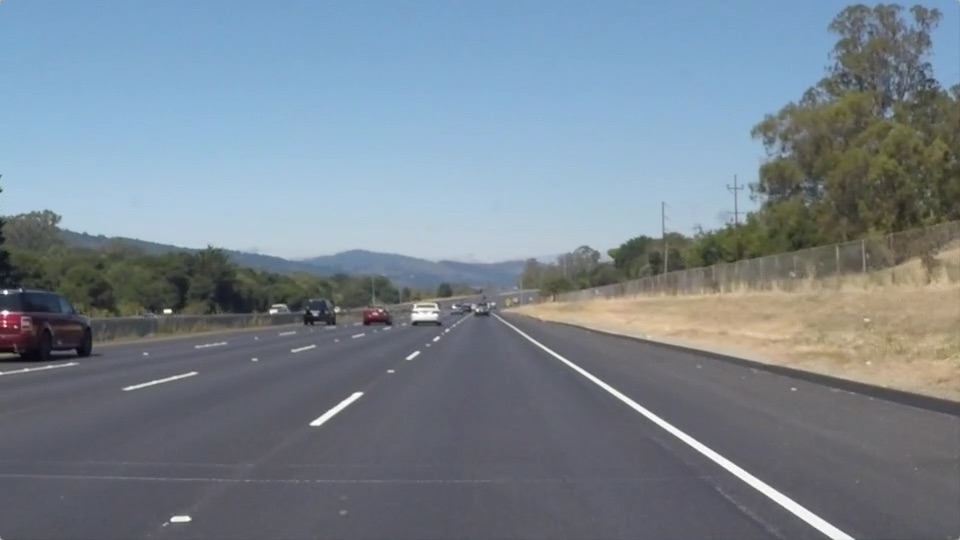
#> input picture test_images/solidWhiteRight.jpg, 960 x 540 px
$ jupyter execute --allow-errors MY-Finding-Lane-Lines-on-the-Road.ipynb   (shell and % lines are left out)
#> lines starting #> are read from the running program, lines starting #| are printed output that depends on the picture; after the words box and inside, x2 and y2 are one past the last pixel; in counts of white or black regions, pixels touching at a corner belong together
# Self-Driving Car Engineer Nanodegree

## Project: **Finding Lane Lines on the Road**
***
In this project, you will use the tools you learned about in the lesson to identify lane lines on the road.  You can develop your pipeline on a series of individual images, and later apply the result to a video stream (really just a series of images). Check out the video clip "raw-lines-example.mp4" (also contained in this repository) to see what the output should look like after using the helper functions below.

Once you have a result that looks roughly like "raw-lines-example.mp4", you'll need to get creative and try to average and/or extrapolate the line segments you've detected to map out the full extent of the lane lines.  You can see an example of the result you're going for in the video "P1_example.mp4".  Ultimately, you would like to draw just one line for the left side of the lane, and one for the right.

In addition to implementing code, there is a brief writeup to complete. The writeup should be completed in a separate file, which can be either a markdown file or a pdf document. There is a [write up template](https://github.com/udacity/CarND-LaneLines-P1/blob/master/writeup_template.md) that can be used to guide the writing process. Completing both the code in the Ipython notebook and the writeup template will cover all of the [rubric points](https://review.udacity.com/#!/rubrics/322/view) for this project.

---
Let's have a look at our first image called 'test_images/solidWhiteRight.jpg'.  Run the 2 cells below (hit Shift-Enter or the "play" button above) to display the image.

**Note: If, at any point, you encounter frozen display windows or other confounding issues, you can always start again with a clean slate by going to the "Kernel" menu above and selecting "Restart & Clear Output".**

---

**The tools you have are color selection, region of interest selection, grayscaling, Gaussian smoothing, Canny Edge Detection and Hough Tranform line detection.  You  are also free to explore and try other techniques that were not presented in the lesson.  Your goal is piece together a pipeline to detect the line segments in the image, then average/extrapolate them and draw them onto the image for display (as below).  Once you have a working pipeline, try it out on the video stream below.**

---

<figure>

 <figcaption>
 <p></p>
 <p style="text-align: center;"> Your output should look something like this (above) after detecting line segments using the helper functions below </p>
 </figcaption>
</figure>
 <p></p>
<figure>

 <figcaption>
 <p></p>
 <p style="text-align: center;"> Your goal is to connect/average/extrapolate line segments to get output like this</p>
 </figcaption>
</figure>

**Run the cell below to import some packages.  If you get an `import error` for a package you've already installed, try changing your kernel (select the Kernel menu above --> Change Kernel).  Still have problems?  Try relaunching Jupyter Notebook from the terminal prompt.  Also, consult the forums for more troubleshooting tips.**

## Import Packages

[cell 1]
#importing some useful packages
import matplotlib.pyplot as plt
import matplotlib.image as mpimg
import numpy as np
import cv2

## Read in an Image

[cell 2]
#reading in an image
image = mpimg.imread('test_images/solidWhiteRight.jpg')
#> image is the input picture: shape (540, 960, 3); mean R, G, B 120.3, 132.6, 143.7

#printing out some stats and plotting
print('This image is:', type(image), 'with dimensions:', image.shape)
#| This image is: <class 'numpy.ndarray'> with dimensions: (540, 960, 3)
plt.imshow(image)  # if you wanted to show a single color channel image called 'gray', for example, call as plt.imshow(gray, cmap='gray')

## Ideas for Lane Detection Pipeline

**Some OpenCV functions (beyond those introduced in the lesson) that might be useful for this project are:**

`cv2.inRange()` for color selection
`cv2.fillPoly()` for regions selection
`cv2.line()` to draw lines on an image given endpoints
`cv2.addWeighted()` to coadd / overlay two images
`cv2.cvtColor()` to grayscale or change color
`cv2.imwrite()` to output images to file
`cv2.bitwise_and()` to apply a mask to an image

**Check out the OpenCV documentation to learn about these and discover even more awesome functionality!**

## Helper Functions

Below are some helper functions to help get you started. They should look familiar from the lesson!

[cell 3]
import math

[cell 4]
def grayscale(img):
    """Applies the Grayscale transform
    This will return an image with only one color channel
    but NOTE: to see the returned image as grayscale
    (assuming your grayscaled image is called 'gray')
    you should call plt.imshow(gray, cmap='gray')"""
    return cv2.cvtColor(img, cv2.COLOR_RGB2GRAY)
    # Or use BGR2GRAY if you read an image with cv2.imread()
    # return cv2.cvtColor(img, cv2.COLOR_BGR2GRAY)

def canny(img, low_threshold, high_threshold):
    """Applies the Canny transform"""
    return cv2.Canny(img, low_threshold, high_threshold)

def gaussian_blur(img, kernel_size):
    """Applies a Gaussian Noise kernel"""
    return cv2.GaussianBlur(img, (kernel_size, kernel_size), 0)

def region_of_interest(img, vertices):
    """
    Applies an image mask.

    Only keeps the region of the image defined by the polygon
    formed from `vertices`. The rest of the image is set to black.
    """
    #defining a blank mask to start with
    mask = np.zeros_like(img)

    #defining a 3 channel or 1 channel color to fill the mask with depending on the input image
    if len(img.shape) > 2:
        channel_count = img.shape[2]  # i.e. 3 or 4 depending on your image
        ignore_mask_color = (255,) * channel_count
    else:
        ignore_mask_color = 255

    #filling pixels inside the polygon defined by "vertices" with the fill color
    cv2.fillPoly(mask, vertices, ignore_mask_color)

    #returning the image only where mask pixels are nonzero
    masked_image = cv2.bitwise_and(img, mask)
    return masked_image


def draw_lines(img, lines, color=[255, 0, 0], thickness=2):
    """
    NOTE: this is the function you might want to use as a starting point once you want to
    average/extrapolate the line segments you detect to map out the full
    extent of the lane (going from the result shown in raw-lines-example.mp4
    to that shown in P1_example.mp4).

    Think about things like separating line segments by their
    slope ((y2-y1)/(x2-x1)) to decide which segments are part of the left
    line vs. the right line.  Then, you can average the position of each of
    the lines and extrapolate to the top and bottom of the lane.

    This function draws `lines` with `color` and `thickness`.
    Lines are drawn on the image inplace (mutates the image).
    If you want to make the lines semi-transparent, think about combining
    this function with the weighted_img() function below
    """
    for line in lines:
        for x1,y1,x2,y2 in line:
            cv2.line(img, (x1, y1), (x2, y2), color, thickness)

# Python 3 has support for cool math symbols.

def weighted_img(img, initial_img, α=0.8, β=1., γ=0.):
    """
    `img` is the output of the hough_lines(), An image with lines drawn on it.
    Should be a blank image (all black) with lines drawn on it.

    `initial_img` should be the image before any processing.

    The result image is computed as follows:

    initial_img * α + img * β + γ
    NOTE: initial_img and img must be the same shape!
    """
    return cv2.addWeighted(initial_img, α, img, β, γ)

## Test Images

Build your pipeline to work on the images in the directory "test_images"
**You should make sure your pipeline works well on these images before you try the videos.**

[cell 5]
import os
file_names = os.listdir("test_images/")
file_names

[cell 6]
import glob
#get images path
images_path = glob.glob('test_images/*.jpg')
images = []
for path in images_path:
    image = mpimg.imread(path)
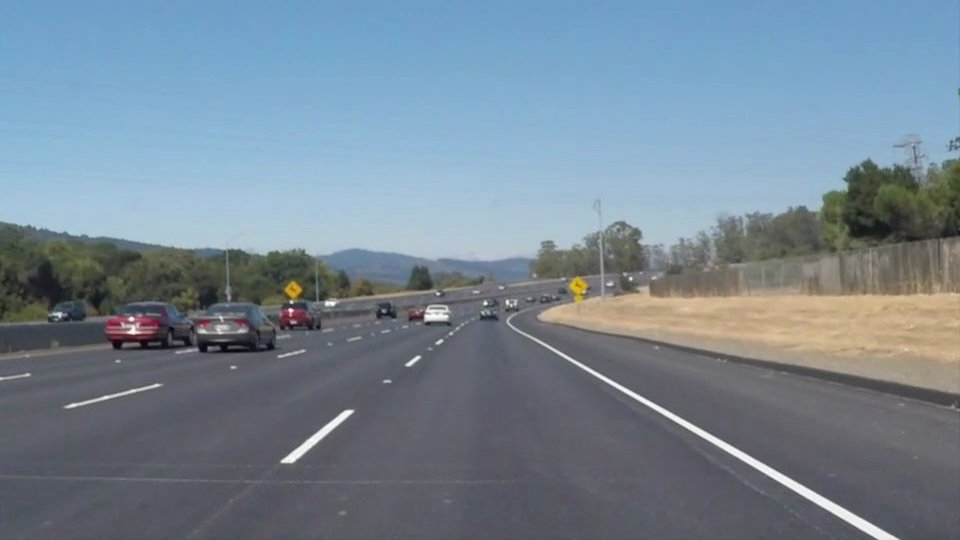
#> input picture test_images/solidWhiteCurve.jpg, 960 x 540 px
#> image is the input picture: shape (540, 960, 3); mean R, G, B 118.5, 134.5, 148.1
    images.append(image)

[cell 7]
#show images function
def show_images_seq(images):
    for image in images:
        if len(image.shape) == 2:
            plt.figure()
            plt.imshow(image, cmap='gray')
        else:
            plt.figure()
            plt.imshow(image)
#> this loop made 3 passes

[cell 8]
#print sequence of images
show_images_seq(images)

## Build a Lane Finding Pipeline

Build the pipeline and run your solution on all test_images. Make copies into the `test_images_output` directory, and you can use the images in your writeup report.

Try tuning the various parameters, especially the low and high Canny thresholds as well as the Hough lines parameters.

[cell 9]
def color_select(img):
    img_HSV = cv2.cvtColor(img, cv2.COLOR_RGB2HSV)
#> img_HSV: shape (540, 960, 3); mean H, S, V 97.9, 55.2, 152.4
    color_select = np.copy(img_HSV)
    thresholds_Y_low = [15, 60, 60]
    thresholds_Y_high = [32, 255, 255]
    thresholds_Y =  ((img_HSV[:,:,0] > thresholds_Y_low[0]) & (img_HSV[:,:,0] < thresholds_Y_high[0])) & \
                    (img_HSV[:,:,1] > thresholds_Y_low[1]) &\
                    (img_HSV[:,:,2] > thresholds_Y_low[2])
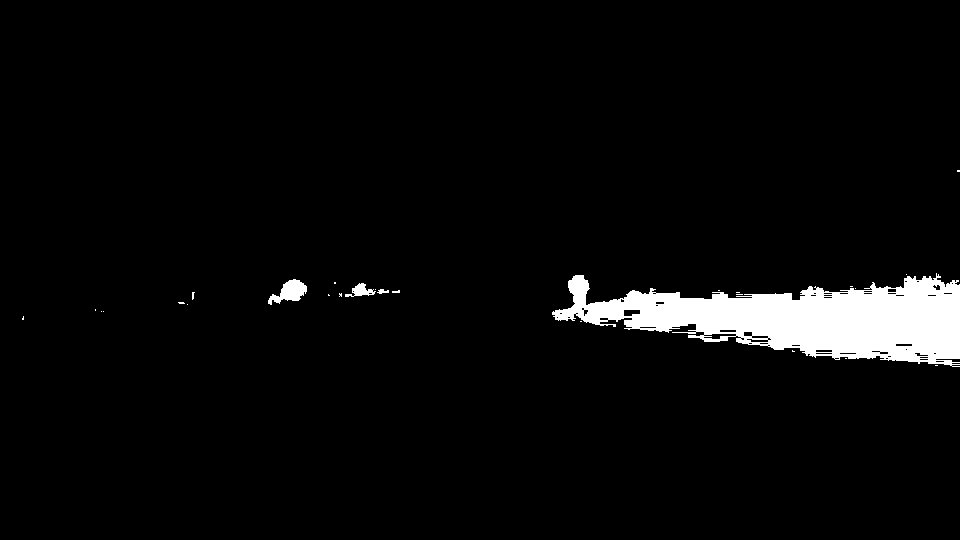
#> thresholds_Y: shape (540, 960) bool; 4.1% white; 27 white regions (23 under 20 px), largest, box (x1, y1, x2, y2) and area: (552, 273, 960, 367) 20345, (268, 279, 307, 305) 523, (345, 283, 376, 297) 206, (377, 289, 389, 294) 37

    thresholds_W_low = [0, 0, 180]
    thresholds_W_high = [179, 25, 255]

    thresholds_W = (img_HSV[:,:,1] < thresholds_W_high[1]) &\
                   (img_HSV[:,:,2] > thresholds_W_low[2])
#> thresholds_W: shape (540, 960) bool; 0.82% white; 55 white regions (43 under 20 px), largest, box (x1, y1, x2, y2) and area: (523, 333, 899, 540) 2534, (281, 410, 354, 463) 624, (425, 305, 449, 321) 259
    color_select[(~ thresholds_Y) & (~ thresholds_W)] = [0,0,0]
#> color_select: shape (540, 960, 3); mean H, S, V 1.5, 3.3, 9.5
    return cv2.cvtColor(color_select, cv2.COLOR_HSV2RGB)

[cell 10]
plt.imshow(color_select(images[0]))

[cell 11]
def hough_lines(img, rho, theta, threshold, min_line_len, max_line_gap, y_values, extra_line=None):
    """
    `img` should be the output of a Canny transform.

    Returns an image with hough lines drawn.
    """
    extrapolate_line = extra_line
    lines = cv2.HoughLinesP(img, rho, theta, threshold, np.array([]), minLineLength=min_line_len, maxLineGap=max_line_gap)
    line_img = np.zeros((img.shape[0], img.shape[1], 3), dtype=np.uint8)
    check_draw_lines(line_img, lines, y_values, extra_line)
    return line_img

[cell 12]
def check_draw_lines(img, lines, y_values, extra_line=None):
    if lines is None:
        print('Miss lines!')
        lines = np.zeros((1, 1, 4), dtype=np.uint8)
        draw_lines(img, lines)

    if extra_line is None:
        draw_lines(img, lines)
    elif extra_line == 'mean':
        draw_lines_mean(img, lines, y_values)
    elif extra_line == 'weight':
        draw_lines_weight(img, lines, y_values)

[cell 13]
def draw_lines_mean(img, lines, y_values, color=[255, 0, 0], thickness=10):
    #list of left/right average slope and intercept.
    l_lines = []
    r_lines = []

    for line in lines:
        for x1,y1,x2,y2 in line:
            if x1 == x2:
                continue
            k = (y2 - y1) / (x2 - x1)
            b = y1 - k * x1
            if k >= 0 and abs(k) > 0.5:
                l_lines.append([k,b])
            elif k < 0 and abs(k) > 0.5:
                r_lines.append([k,b])
    leftLines = np.array(l_lines)
    rightLines = np.array(r_lines)
    if len(l_lines) != 0:
        left_mean = [np.mean(leftLines[:,0]), np.mean(leftLines[:,1])]
        #caculate left line [[x1,y1,x2,y2]]
        left_y1 = y_values[0]
        left_x1 = int((left_y1 - left_mean[1]) / left_mean[0])

        left_y2 = y_values[1]
        left_x2 = int((left_y2 - left_mean[1]) / left_mean[0])

        left_line = [left_x1, left_y1, left_x2, left_y2]
    else:
        print('Miss left line!\n')
        left_line = [0,0,0,0]

    if len(r_lines) != 0:

        right_mean = [np.mean(rightLines[:,0]), np.mean(rightLines[:,1])]
        #caculate right line [[x1, y1, x2, y2]]
        right_y1 = y_values[0]
        right_x1 = int((right_y1 - right_mean[1]) / right_mean[0])

        right_y2 = y_values[1]
        right_x2 = int((right_y2 - right_mean[1]) / right_mean[0])

        right_line = [right_x1, right_y1, right_x2, right_y2]
    else:
        print('Miss right line!\n')
        right_line = [0,0,0,0]

    line = [left_line, right_line]

    for x1,y1,x2,y2 in line:
        cv2.line(img, (x1, y1), (x2, y2), color, thickness)

[cell 14]
# [60 lines left out: function draw_lines_weight, not called in this run]

[cell 15]
# TODO: Build your pipeline that will draw lane lines on the test_images
# then save them to the test_images_output directory.
def image_pipeline(image, extrapolat_line=None):

    img_shape = image.shape
    low_threshold = 50
    high_threshold = 150
    kernel_size = 7

    rho = 1
    theta = np.pi/180
    threshold = 20
    min_line_len = 20
    max_line_gap = 5

    y_values = [img_shape[0], int(img_shape[0] * 0.65)]
    #list_right_y = [img_shape[0], int(img_shape[0] * 0.65)]

    line_img = np.zeros((img_shape[0], img_shape[1], 3), dtype=np.uint8)

    vertices = np.array([[(0, img_shape[0]),
                          ((img_shape[1] * 0.48), (img_shape[0] * 0.58)),
                          ((img_shape[1] * 0.52), (img_shape[0] * 0.58)),
                          (img_shape[1], img_shape[0])]], dtype=np.int32)

    #mean_v = mean_val

    color_sel_img = color_select(image)
    gray_img = grayscale(color_sel_img)
    blur_img = gaussian_blur(gray_img, kernel_size)
    edges_img = canny(blur_img, low_threshold, high_threshold)
    mask_img = region_of_interest(edges_img, vertices)
#> in region_of_interest, `cv2.fillPoly(mask, vertices, ignore_mask_color)`:
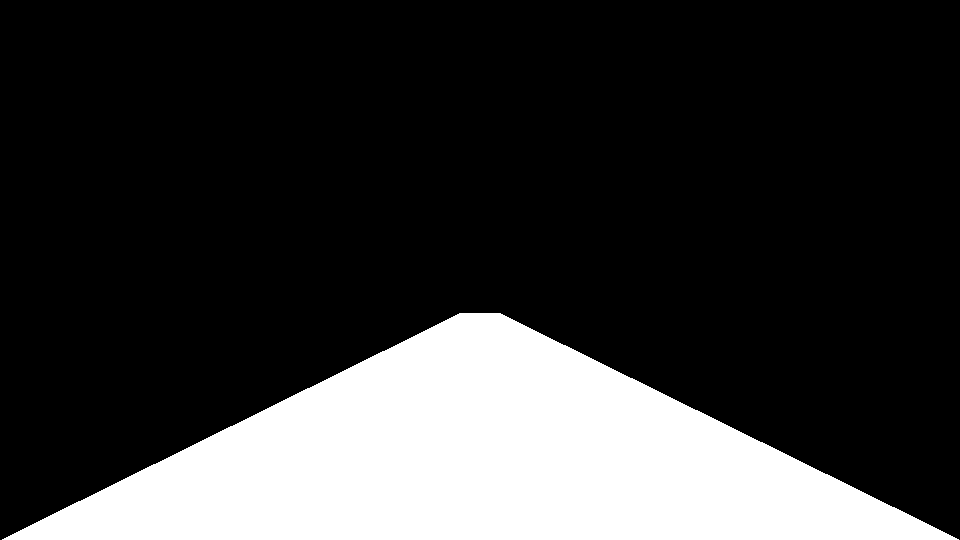
#> mask: shape (540, 960); 21.9% white; 1 white region, box (x1, y1, x2, y2) and area: (2, 313, 959, 540) 113392
#> in region_of_interest, `masked_image = cv2.bitwise_and(img, mask)`:
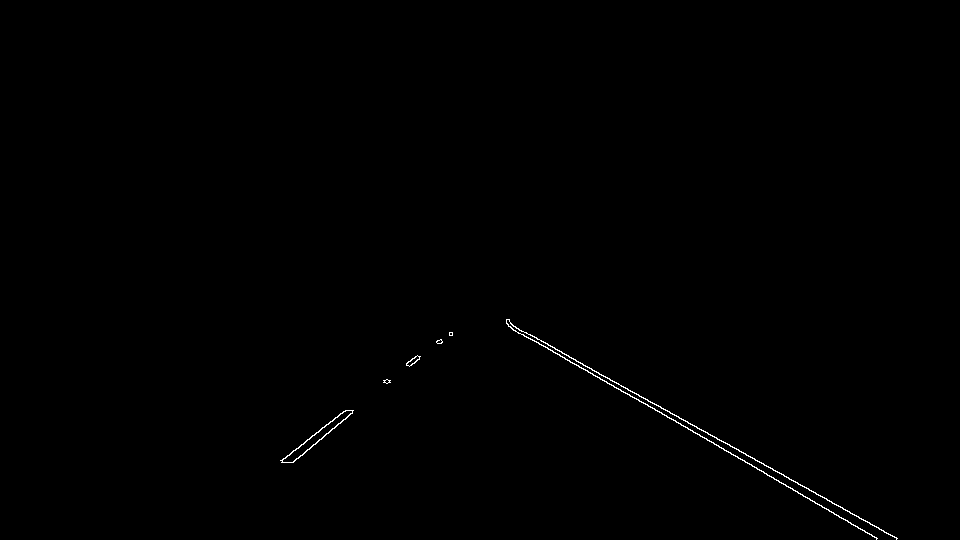
#> masked_image: shape (540, 960); 0.3% white in thin lines or dots, all inside (x1, y1, x2, y2) = (280, 319, 898, 540)

    # [8 lines of commented-out code are left out]
    line_img = hough_lines(mask_img, rho, theta, threshold, min_line_len, max_line_gap,
                           y_values, extrapolat_line)
#> in hough_lines, `lines = cv2.HoughLinesP(img, rho, theta, threshold, np.array([]), minL..`: lines = [[585, 369, 850, 522], [506, 322, 896, 538], [523, 334, 877, 538], [526, 332, 897, 538], [281, 460, 345, 410], [298, 458, 352, 411], [291, 462, 331, 429], [508, 326, 528, 338], [287, 456, 319, 431]]
#> the loop in draw_lines, `for line in lines:` made 9 passes
    line_detect_img = weighted_img(line_img, image)

    #test = lines_img

    return line_detect_img

[cell 16]
if not os.path.exists('test_images_temp'):
    os.mkdir('test_images_temp')

[cell 17]
process_images = [image_pipeline(img) for img in images]
#> in region_of_interest (call 2), `masked_image = cv2.bitwise_and(img, mask)`:
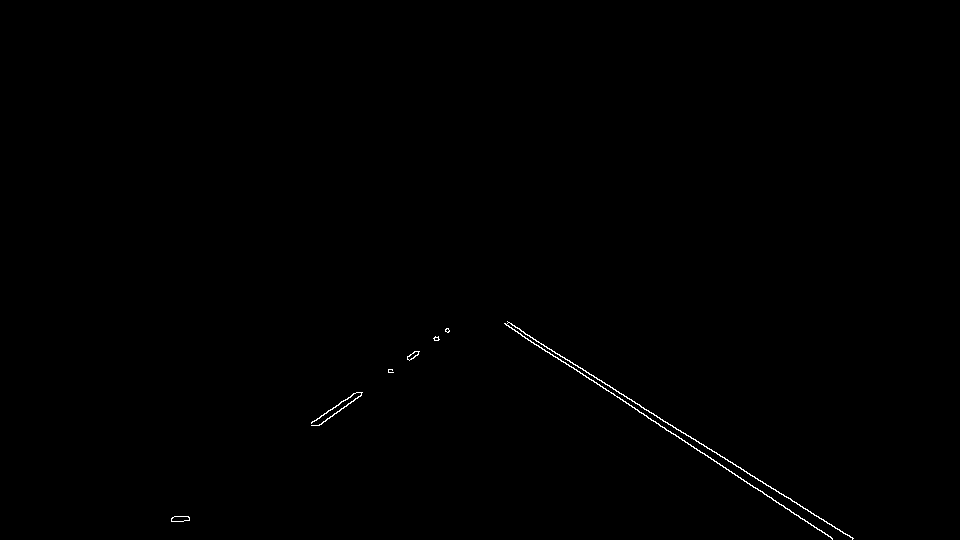
#> masked_image: shape (540, 960); 0.27% white in thin lines or dots, all inside (x1, y1, x2, y2) = (171, 321, 854, 540)
#> the loop in draw_lines (call 2), `for line in lines:` made 10 passes
#> line on passes 1 to 8: [[515, 327, 852, 538]], [[505, 324, 775, 500]], [[648, 418, 832, 538]], [[319, 425, 361, 395]], [[538, 345, 646, 415]], [[316, 420, 356, 392]], [[508, 322, 639, 404]], [[318, 425, 348, 403]]
#> call 2 of weighted_img, with α = 0.8, β = 1, γ = 0
#> in weighted_img (call 2), `return cv2.addWeighted(initial_img, α, img, β, γ)`:
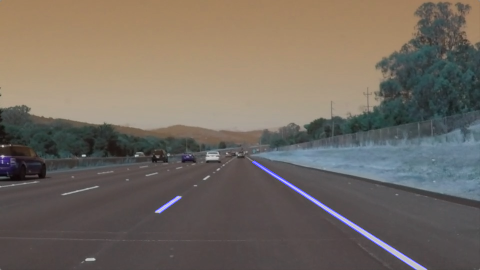
#> returned value: shape (540, 960, 3) (shown at 1/2 size); mean of channels 0, 1, 2 97, 106.1, 114.9; drawn as B, G, R
#> in color_select (call 4), `thresholds_Y =  ((img_HSV[:,:,0] > thresholds_Y_low[0]) & (img_HSV[:,:..`:
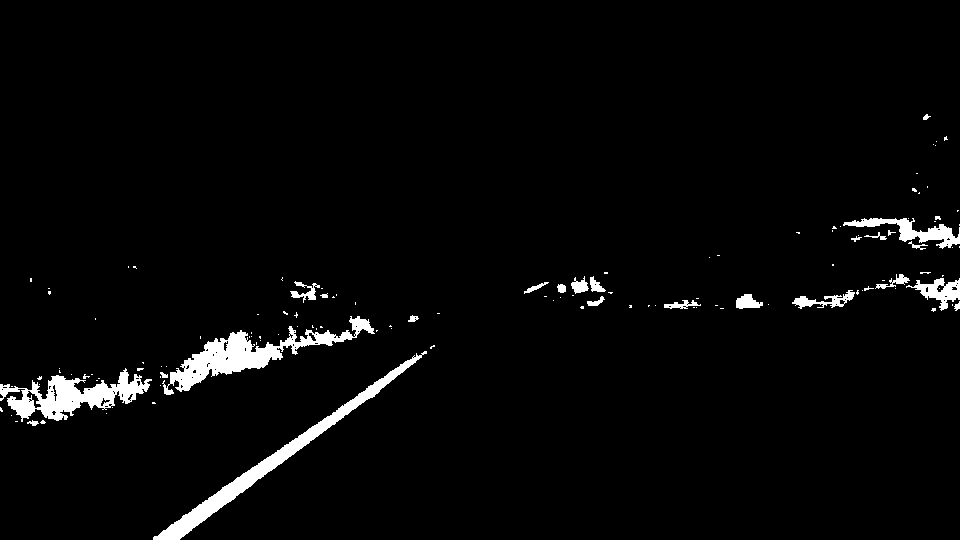
#> thresholds_Y: shape (540, 960) bool; 3% white; 128 white regions (103 under 20 px), largest, box (x1, y1, x2, y2) and area: (162, 316, 375, 395) 4017, (153, 351, 427, 540) 3815, (0, 368, 152, 422) 3298
#> (the rest of the program and of its run is left out)
